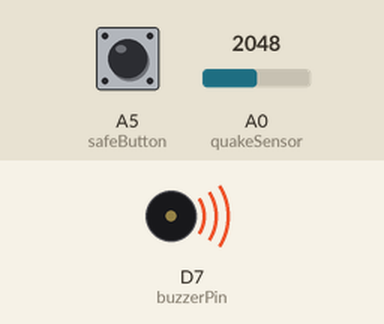
Simulated run of this sketch. Board: Particle Photon. Parts: buzzer (waves = sounding, pin HIGH). Inputs (shaded band) come from the test bench; at power-on: A0 (quakeSensor) = 2048, A5 (safeButton) LOW.

Above: at 11.8 s.
11.9 s: A0 (quakeSensor) set to 1460
At 22.7 s:
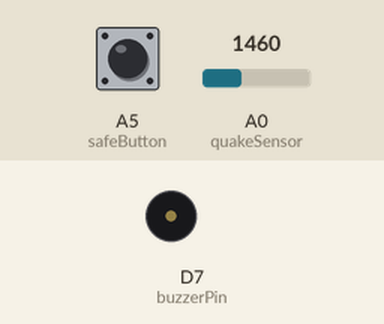
23.6 s: A0 (quakeSensor) set to 1547
At 24.6 s:
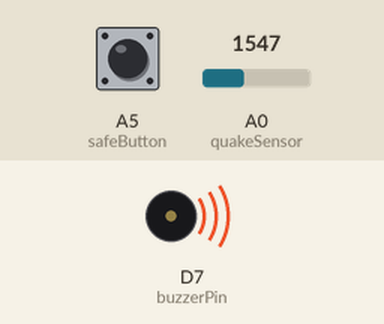
Timing chart, 0 to 37.8 s (numbered marks = the images above; inputs shaded):
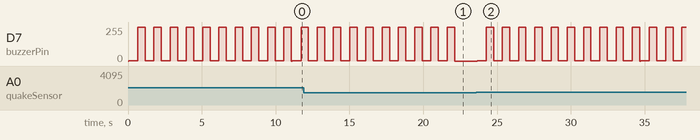

Measured:
- the behaviour switches between 1500 and 1501 on A0 (quakeSensor) (found by bisection; images 1 and 2)
- after the input at 11.9 s, D7 (buzzerPin): goes on until 22.1 s, then stays 0/255
- after the input at 23.6 s, D7 (buzzerPin): 0/255 → 1/255 after 0.06 s, → 255/255 0.60 s later, → 1/255 0.50 s later, → 255/255 0.60 s later, … (27 changes in this stretch)

The sketch:

livesaver.ino
```cpp
/**
 * @Author- Sagun Khanal
 * This program listens to a seismic sensor connected to the Photon.
 * When a certain minimum data is read and meets our criteria, the data is published to
 * the cloud. At the same time different alerts like Light, Buzzer are triggered.
 *
 */

//for testing purpose this value was adjusted after recording various readings
//and subtracting the false alerts.
int minScale = 1500;
int measuredScale = 0;
String location = "Kathmandu"; // for now defaulted to my home residence in Nepal.

//define the pins for output
int buzzerPin = D7;
int turnLight = D7;

//define the pins for input
int quakeSensor = A0;
int safeButton = A5;

int safeButtonState = 0;

void setup() {

    pinMode(quakeSensor, INPUT);
    pinMode(safeButton, INPUT);
    pinMode(turnLight, OUTPUT);
    pinMode(buzzerPin, OUTPUT);

}

void loop() {

    //Safe button implementation
    safeButtonState = digitalRead(safeButton);
    if(safeButtonState == HIGH) {
        Spark.publish("safe", "safe");
    }

    //read the analog data
    measuredScale = (analogRead(quakeSensor));

    // //if data matches, do the following steps:-
    // // 1. Publish the event to the cloud
    // // 2. Turn the lights on
    // // 3. Turn the buzzer on
    // // 4. delay for 10 seconds and loop again.
    if(measuredScale > minScale) {

        Spark.publish("alert", "Earthquake");
        Spark.publish("measuredScale", String(measuredScale));
        Spark.publish("location", location);

        // go in a loop for buzzer and light for about 10 seconds.
        for (int i=1; i<11; i++) {
            beep(50);
            delay(500);
            digitalWrite(turnLight, HIGH);
            delay(500);
            digitalWrite(turnLight, LOW);
            i = i++;
        }

    }
}

void beep(unsigned char delayms){
  analogWrite(buzzerPin, HIGH);      // Almost any value can be used except 0 and 255
                           // experiment to get the best tone
  delay(delayms);          // wait for a delayms ms
  analogWrite(buzzerPin, HIGH);       // 0 turns it off
  delay(delayms);          // wait for a delayms ms
}
```
